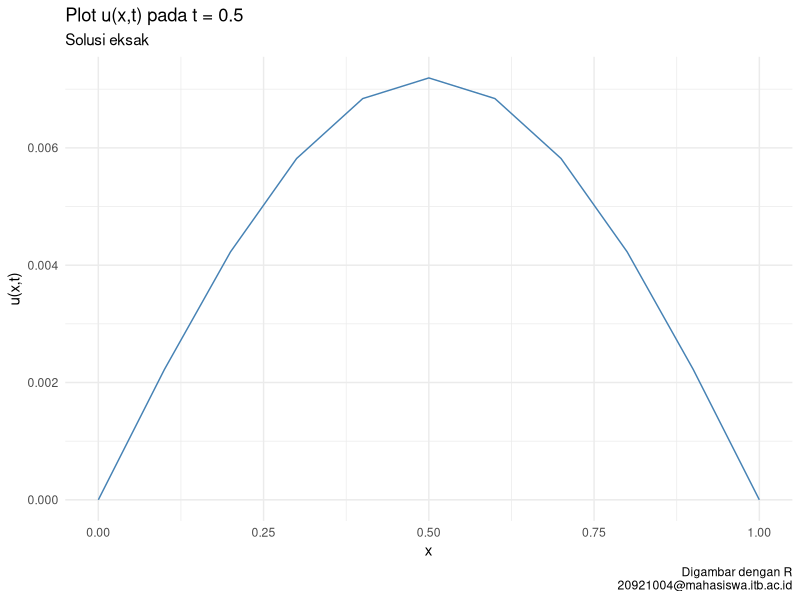
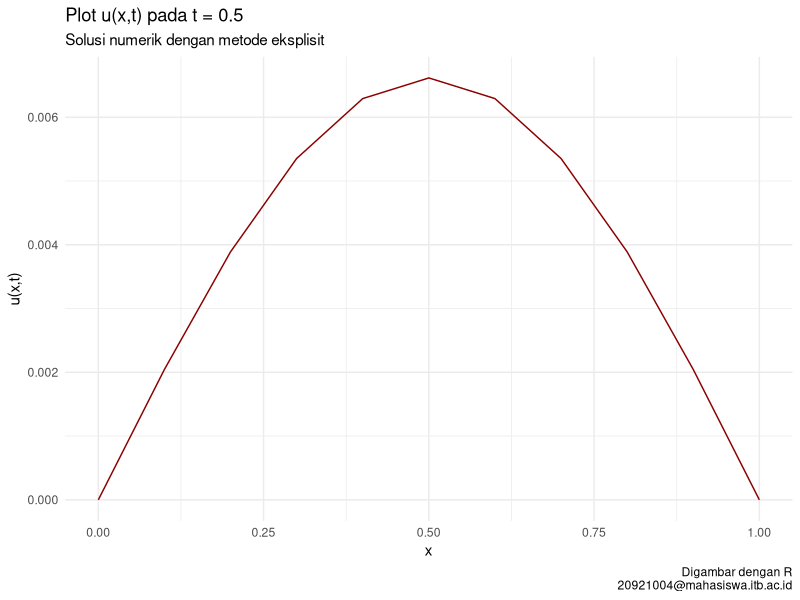

Generate these figures, in order, with R:
## ---- chunk 1
knitr::opts_chunk$set(echo = TRUE)
setwd("~/209_ITB/Semester I/Analisis Numerik Lanjut/Tugas PDP")
rm(list=ls())

library(dplyr)
library(ggplot2)
## ---- chunk 2
rm(list=ls())
k = 0.0005
t = 0.5
h = 0.1 
lambda = k/h^2
x = seq(0,1,by = h)
ux = function(x){exp(-pi*pi*t)*sin(pi*x)}
uxt = ux(x)

eksak = 
  data.frame(x,uxt)

eksak %>% 
  rename("u(x,t)" = uxt) %>% 
  knitr::kable(align = "c",caption = "Tabel Solusi Eksak")
## ---- chunk 3
eksak %>% 
  ggplot(aes(x,uxt)) +
  geom_line(group=1,
            color = "steelblue") +
  theme_minimal() +
  labs(x = "x",
       y = "u(x,t)",
       title = "Plot u(x,t) pada t = 0.5",
       subtitle = "Solusi eksak",
       caption = "Digambar dengan R\n20921004@mahasiswa.itb.ac.id")
## ---- chunk 4
L = 1
Nx = 10
h = L/Nx
Te = 0.5
Nt = 100
k = Te/Nt
lambda = k/h^2

x = seq(0,1,by = h)

u_x0 = function(x){sin(pi*x)}
w = u_x0(x)
w = w[-1]
w = w[-length(w)]

A = matrix(0,
           ncol = length(w),
           nrow = length(w))

for(i in 1:length(w)){
  A[i,i] = 1-(2*lambda)
}

for(i in 1:(length(w)-1)){
  A[i+1,i] = lambda
  A[i,i+1] = lambda
}

# iterasi sesuai dengan NT
for(i in 1:Nt){
  w = A %*% w
}

solusi_numerik = data.frame(x,y = c(0,w,0)) 
## ---- chunk 5
solusi_numerik %>% 
  merge(eksak) %>% 
  mutate("|numerik - eksak|" = abs(uxt-y)) %>% 
  rename("u(x,t) numerik" = y) %>% 
  rename("u(x,t) eksak" = uxt) %>% 
  knitr::kable(caption = "Tabel Solusi Numerik")
## ---- chunk 6
solusi_numerik %>% 
  ggplot(aes(x,y)) +
  geom_line(group=1,color = "darkred") +
  theme_minimal() +
  labs(x = "x",
       y = "u(x,t)",
       title = "Plot u(x,t) pada t = 0.5",
       subtitle = "Solusi numerik dengan metode eksplisit",
       caption = "Digambar dengan R\n20921004@mahasiswa.itb.ac.id")
## ---- chunk 7
rm(list=ls())
k = 0.01
t = 0.5
h = 0.1 
lambda = k/h^2
x = seq(0,1,by = h)
ux = function(x){exp(-pi*pi*t)*sin(pi*x)}
uxt = ux(x)

eksak = 
  data.frame(x,uxt)

eksak %>% 
  rename("u(x,t)" = uxt) %>% 
  knitr::kable(align = "c",caption = "Tabel Solusi Eksak")
## ---- chunk 8
L = 1
Nx = 10
h = L/Nx
Te = 0.5
Nt = 50
k = Te/Nt
lambda = k/h^2

x = seq(0,1,by = h)

u_x0 = function(x){sin(pi*x)}
w = u_x0(x)
w = w[-1]
w = w[-length(w)]

A = matrix(0,
           ncol = length(w),
           nrow = length(w))

for(i in 1:length(w)){
  A[i,i] = 1+(2*lambda)
}

for(i in 1:(length(w)-1)){
  A[i+1,i] = -lambda
  A[i,i+1] = -lambda
}

A_inv = solve(A)
# iterasi sesuai dengan NT
for(i in 1:Nt){
  w = A_inv %*% w
}

solusi_numerik = data.frame(x,y = c(0,w,0)) 
## ---- chunk 9
solusi_numerik %>% 
  merge(eksak) %>% 
  mutate("|numerik - eksak|" = y-uxt) %>% 
  rename("u(x,t) numerik" = y,
         "u(x,t) eksak" = uxt) %>% 
  knitr::kable(align = "c",caption = "Hasil Solusi Numerik dari Metode Implisit")
## ---- chunk 10
rm(list=ls())
k = 0.01
t = 0.5
h = 0.1 
lambda = k/h^2
x = seq(0,1,by = h)
ux = function(x){exp(-pi*pi*t)*sin(pi*x)}
uxt = ux(x)

eksak = 
  data.frame(x,uxt)

eksak %>% 
  rename("u(x,t)" = uxt) %>% 
  knitr::kable(align = "c",caption = "Tabel Solusi Eksak")
## ---- chunk 11
L = 1
Nx = 10
h = L/Nx
Te = 0.5
Nt = 50
k = Te/Nt
lambda = k/h^2

x = seq(0,1,by = h)

u_x0 = function(x){sin(pi*x)}
w = u_x0(x)
w = w[-1]
w = w[-length(w)]

# matrix A
A = matrix(0,ncol = length(w),nrow = length(w))
for(i in 1:length(w)){
  A[i,i] = 1+lambda
}
for(i in 1:(length(w)-1)){
  A[i+1,i] = -lambda/2
  A[i,i+1] = -lambda/2
}

# matrix B
B = matrix(0,ncol = length(w),nrow = length(w))
for(i in 1:length(w)){
  B[i,i] = 1-lambda
}
for(i in 1:(length(w)-1)){
  B[i+1,i] = lambda/2
  B[i,i+1] = lambda/2
}

A_inv = solve(A)
# iterasi sesuai dengan NT
for(i in 1:Nt){
  w = A_inv %*% B %*% w
}
solusi_numerik = data.frame(x,y = c(0,w,0)) 
## ---- chunk 12
solusi_numerik %>% 
  merge(eksak) %>% 
  mutate("|numerik - eksak|" = y-uxt) %>% 
  rename("u(x,t) numerik" = y,
         "u(x,t) eksak" = uxt) %>% 
  knitr::kable(align = "c",caption = "Hasil Solusi Numerik dari Metode Crank-Nicolson")
